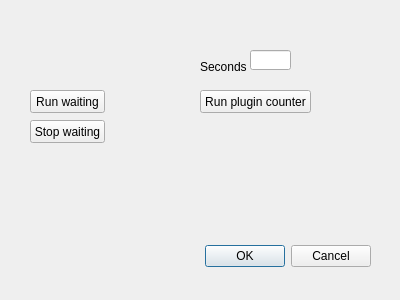
<?xml version="1.0" encoding="UTF-8"?>
<ui version="4.0">
 <class>Qgis3TestDialogBase</class>
 <widget class="QDialog" name="Qgis3TestDialogBase">
  <property name="geometry">
   <rect>
    <x>0</x>
    <y>0</y>
    <width>400</width>
    <height>300</height>
   </rect>
  </property>
  <property name="windowTitle">
   <string>Qgis3Test</string>
  </property>
  <widget class="QDialogButtonBox" name="button_box">
   <property name="geometry">
    <rect>
     <x>30</x>
     <y>240</y>
     <width>341</width>
     <height>32</height>
    </rect>
   </property>
   <property name="orientation">
    <enum>Qt::Horizontal</enum>
   </property>
   <property name="standardButtons">
    <set>QDialogButtonBox::Cancel|QDialogButtonBox::Ok</set>
   </property>
  </widget>
  <widget class="QPushButton" name="PBRunWait">
   <property name="geometry">
    <rect>
     <x>30</x>
     <y>90</y>
     <width>75</width>
     <height>23</height>
    </rect>
   </property>
   <property name="text">
    <string>Run waiting</string>
   </property>
  </widget>
  <widget class="QPushButton" name="PBRunCounter">
   <property name="geometry">
    <rect>
     <x>200</x>
     <y>90</y>
     <width>111</width>
     <height>23</height>
    </rect>
   </property>
   <property name="text">
    <string>Run plugin counter</string>
   </property>
  </widget>
  <widget class="QLineEdit" name="LESeconds">
   <property name="geometry">
    <rect>
     <x>250</x>
     <y>50</y>
     <width>41</width>
     <height>20</height>
    </rect>
   </property>
  </widget>
  <widget class="QLabel" name="label">
   <property name="geometry">
    <rect>
     <x>200</x>
     <y>60</y>
     <width>47</width>
     <height>13</height>
    </rect>
   </property>
   <property name="text">
    <string>Seconds:</string>
   </property>
  </widget>
  <widget class="QPushButton" name="PBStopWait">
   <property name="geometry">
    <rect>
     <x>30</x>
     <y>120</y>
     <width>75</width>
     <height>23</height>
    </rect>
   </property>
   <property name="text">
    <string>Stop waiting</string>
   </property>
  </widget>
 </widget>
 <resources/>
 <connections>
  <connection>
   <sender>button_box</sender>
   <signal>accepted()</signal>
   <receiver>Qgis3TestDialogBase</receiver>
   <slot>accept()</slot>
   <hints>
    <hint type="sourcelabel">
     <x>20</x>
     <y>20</y>
    </hint>
    <hint type="destinationlabel">
     <x>20</x>
     <y>20</y>
    </hint>
   </hints>
  </connection>
  <connection>
   <sender>button_box</sender>
   <signal>rejected()</signal>
   <receiver>Qgis3TestDialogBase</receiver>
   <slot>reject()</slot>
   <hints>
    <hint type="sourcelabel">
     <x>20</x>
     <y>20</y>
    </hint>
    <hint type="destinationlabel">
     <x>20</x>
     <y>20</y>
    </hint>
   </hints>
  </connection>
 </connections>
</ui>
